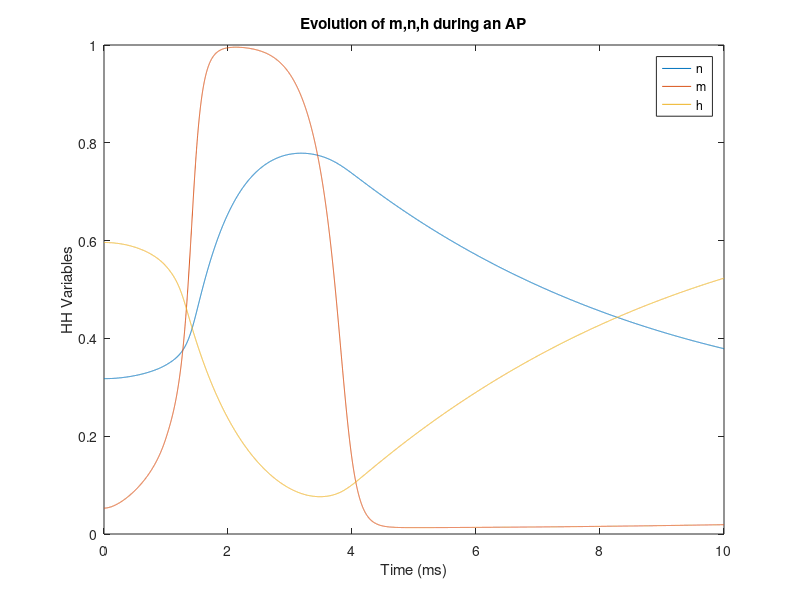
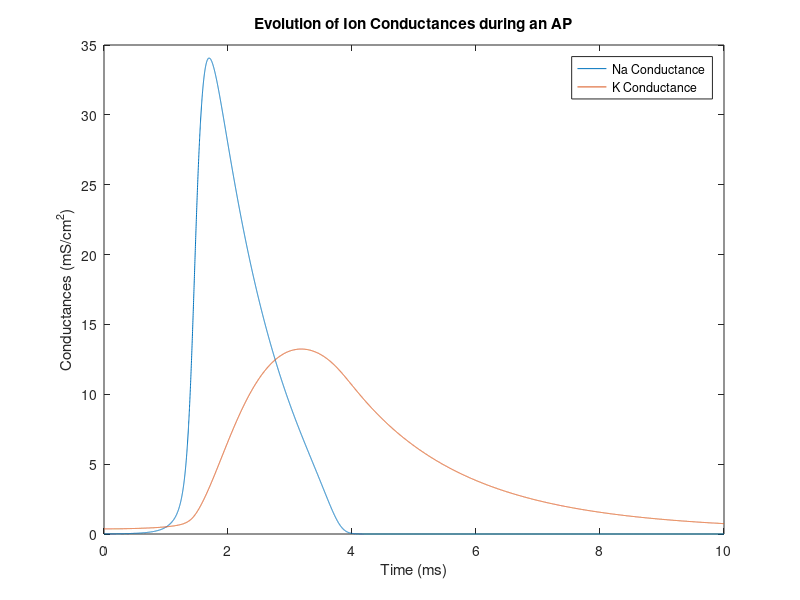
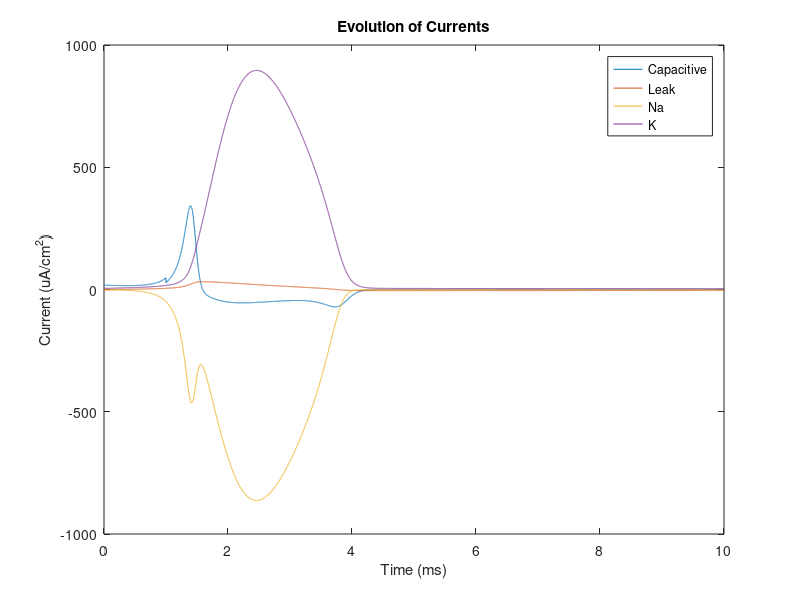
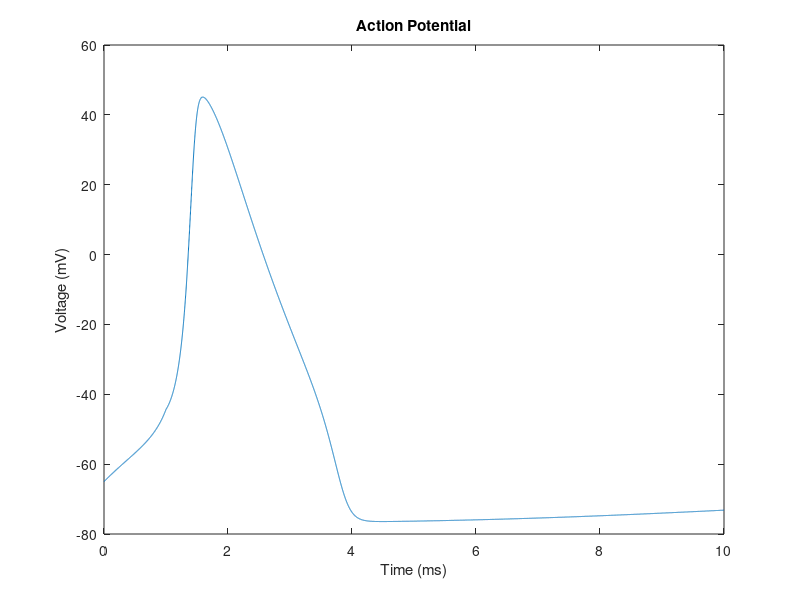

The MATLAB source for these figures, in order: (Note: this script raises an error after producing the figures.)
%BNChomework1
%% Problem1

%Define Constants
gK = 36;
gNa = 120;
LrV = -61;
KrV = -77;
NarV = 55;
gL = 0.3;
C = 1;

%Set Initial V
V = -65;

%For a given V calculate alphas and betas
alphaN = (0.01*(-65-V+10))/((exp((-65-V+10)/10))-1);
betaN = 0.125*exp((-65-V)/80);
alphaM = 0.1*(-65-V+25)/((exp((-65-V+25)/10))-1);
betaM = 4*exp((-65-V)/18);
alphaH = 0.07*exp((-65-V)/20);
betaH = 1/((exp(((-65-V)+30)/10))+1);

%Set other Initial Conditions
n = alphaN/(alphaN+betaN);
m = alphaM/(alphaM+betaM);
h = alphaH/(alphaH+betaH);

%Set iterations
nvec = zeros(10000,1);
mvec = zeros(10000,1);
hvec = zeros(10000,1);
Vvec = zeros(10000,1);
Ivec = zeros(10000,1);
aNvec = zeros(10000,1);
bNvec = zeros(10000,1);
aMvec = zeros(10000,1);
bMvec = zeros(10000,1);
aHvec = zeros(10000,1);
bHvec = zeros(10000,1);

I_cap = zeros(10000,1);
I_K = zeros(10000,1);
I_Na = zeros(10000,1);
I_leak = zeros(10000,1);

nvec(1) = n;
mvec(1) = m;
hvec(1) = h;
Vvec(1) = V;
Ivec(1:1000) = 20; %Set injective current on for 1ms
aNvec(1) = alphaN;
bNvec(1) = betaN;
aMvec(1) = alphaM;
bMvec(1) = betaM;
aHvec(1) = alphaH;
bHvec(1) = betaH;

for i = 2:10000
    Vvec(i) = Vvec(i-1) + 0.001*((Ivec(i-1) - (gK*(nvec(i-1)^4)*((Vvec(i-1))-KrV)) - (gNa*(mvec(i-1)^3)*hvec(i-1)*((Vvec(i-1))-NarV)) - (gL*((Vvec(i-1))-LrV)))/C);
    I_cap(i-1) = (Vvec(i)-Vvec(i-1))*C/0.001;
    I_K(i-1) = (gK*(nvec(i-1)^4)*((Vvec(i-1))-KrV));
    I_Na(i-1) = (gNa*(mvec(i-1)^3)*hvec(i-1)*((Vvec(i-1))-NarV));
    I_leak(i-1) = (gL*((Vvec(i-1))-LrV))/C;
    
    %Now I need to update my rate constants. 
    aNvec(i) = (0.01*((-65-Vvec(i))+10))/((exp(((-65-Vvec(i))+10)/10))-1);
    bNvec(i) = 0.125*exp((-65-Vvec(i))/80);
    aMvec(i) = 0.1*((-65-Vvec(i)+25)/((exp((-65-Vvec(i)+25)/10))-1));
    bMvec(i) = 4*exp((-65-Vvec(i))/18);
    aHvec(i) = 0.07*exp((-65-Vvec(i))/20);
    bHvec(i) = 1/((exp(((-65-Vvec(i))+30)/10))+1);
    
    %Calculate new activation values
    nvec(i) = nvec(i-1) + 0.001*((aNvec(i)*(1-nvec(i-1)))-(bNvec(i)*nvec(i-1)));
    mvec(i) = mvec(i-1) + 0.001*((aMvec(i)*(1-mvec(i-1)))-(bMvec(i)*mvec(i-1)));
    hvec(i) = hvec(i-1) + 0.001*((aHvec(i)*(1-hvec(i-1)))-(bHvec(i)*hvec(i-1)));
        
end

%Part(i)
t = linspace(0,10,10000);
figure;
plot(t,nvec,t,mvec,t,hvec)
legend({'n','m','h'})
title('Evolution of m,n,h during an AP')
xlabel('Time (ms)')
ylabel('HH Variables')

%part(ii)
Cond_K = gK*nvec.^4;
Cond_Na = gNa*hvec.*mvec.^3;
figure;
plot(t, Cond_Na, t, Cond_K)
legend({'Na Conductance','K Conductance'})
xlabel('Time (ms)')
ylabel('Conductances (mS/cm^2)')
title('Evolution of Ion Conductances during an AP')

%part(iii)
figure;
plot(t, I_cap, t, I_leak, t, I_Na, t, I_K)
title('Evolution of Currents')
legend({'Capacitive', 'Leak', 'Na', 'K'})
xlabel('Time (ms)')
ylabel('Current (uA/cm^2)')

%part(iv)
figure;
plot(t, Vvec)
title('Action Potential')
xlabel('Time (ms)')
ylabel('Voltage (mV)')



%% Q1 Part (v)

%Aim here is to fit aNvec with a quadratic equation, and replace it in the
%above code to check model

%Note, fitting over [-100,0] was key. This didn't work over [-100,100] and
%when Vset was -65-Vset
Vset = linspace(-100, 0, 100);
aNset = (0.01*(Vset+10))./((exp((Vset+10)/10))-1);
coeff = polyfit(Vset, aNset, 2);
aNquad = coeff(1)*Vset.^2 + coeff(2)*Vset + coeff(3);

%Compare Fit
figure;
plot(Vset, aNset, Vset, aNquad)
legend({'Exp Fit', 'Quad Fit'})
title('Comparison of Exponential vs Quadratic Fit')
xlabel('V (mV)')
ylabel('aN Values')

%Redo HH model with new equation
%Define Constants
gK = 36;
gNa = 120;
LrV = -61;
KrV = -77;
NarV = 55;
gL = 0.3;
C = 1;

%Set Initial V
V = -65;

%For a given V calculate alphas and betas
alphaN = coeff(1)*(-65-V)^2 + coeff(2)*(-65-V) + coeff(3);
%Silencing old exponential intiation
%alphaN = (0.01*(-65-V+10))/((exp((-65-V+10)/10))-1);
betaN = 0.125*exp((-65-V)/80);
alphaM = 0.1*(-65-V+25)/((exp((-65-V+25)/10))-1);
betaM = 4*exp((-65-V)/18);
alphaH = 0.07*exp((-65-V)/20);
betaH = 1/((exp(((-65-V)+30)/10))+1);

%Set other Initial Conditions
n = alphaN/(alphaN+betaN);
m = alphaM/(alphaM+betaM);
h = alphaH/(alphaH+betaH);

%Set iterations
nvec = zeros(10000,1);
mvec = zeros(10000,1);
hvec = zeros(10000,1);
Vvec = zeros(10000,1);
Ivec = zeros(10000,1);
aNvec = zeros(10000,1);
bNvec = zeros(10000,1);
aMvec = zeros(10000,1);
bMvec = zeros(10000,1);
aHvec = zeros(10000,1);
bHvec = zeros(10000,1);

I_cap = zeros(10000,1);
I_K = zeros(10000,1);
I_Na = zeros(10000,1);
I_leak = zeros(10000,1);

nvec(1) = n;
mvec(1) = m;
hvec(1) = h;
Vvec(1) = V;
Ivec(1:1000) = 20; %Set injective current on for 1ms
aNvec(1) = alphaN;
bNvec(1) = betaN;
aMvec(1) = alphaM;
bMvec(1) = betaM;
aHvec(1) = alphaH;
bHvec(1) = betaH;

for i = 2:10000
    Vvec(i) = Vvec(i-1) + 0.001*((Ivec(i-1) - (gK*(nvec(i-1)^4)*((Vvec(i-1))-KrV)) - (gNa*(mvec(i-1)^3)*hvec(i-1)*((Vvec(i-1))-NarV)) - (gL*((Vvec(i-1))-LrV)))/C);
    I_cap(i-1) = (Vvec(i)-Vvec(i-1))*C/0.001;
    I_K(i-1) = (gK*(nvec(i-1)^4)*((Vvec(i-1))-KrV));
    I_Na(i-1) = (gNa*(mvec(i-1)^3)*hvec(i-1)*((Vvec(i-1))-NarV));
    I_leak(i-1) = (gL*((Vvec(i-1))-LrV))/C;
    
    %Now I need to update my rate constants. 
    aNvec(i) = coeff(1)*(-65-Vvec(i))^2 + coeff(2)*(-65-Vvec(i)) + coeff(3);
    %Silencing old exponential fit
    %aNvec(i) = (0.01*((-65-Vvec(i))+10))/((exp(((-65-Vvec(i))+10)/10))-1);
    bNvec(i) = 0.125*exp((-65-Vvec(i))/80);
    aMvec(i) = 0.1*((-65-Vvec(i)+25)/((exp((-65-Vvec(i)+25)/10))-1));
    bMvec(i) = 4*exp((-65-Vvec(i))/18);
    aHvec(i) = 0.07*exp((-65-Vvec(i))/20);
    bHvec(i) = 1/((exp(((-65-Vvec(i))+30)/10))+1);
    
    %Calculate new activation values
    nvec(i) = nvec(i-1) + 0.001*((aNvec(i)*(1-nvec(i-1)))-(bNvec(i)*nvec(i-1)));
    mvec(i) = mvec(i-1) + 0.001*((aMvec(i)*(1-mvec(i-1)))-(bMvec(i)*mvec(i-1)));
    hvec(i) = hvec(i-1) + 0.001*((aHvec(i)*(1-hvec(i-1)))-(bHvec(i)*hvec(i-1)));
        
end

%Part(i)
t = linspace(0,10,10000);
figure;
plot(t,nvec,t,mvec,t,hvec)
legend({'n','m','h'})
title('Evolution of m,n,h during an AP')
xlabel('Time (ms)')
ylabel('HH Variables')

%part(ii)
Cond_K = gK*nvec.^4;
Cond_Na = gNa*hvec.*mvec.^3;
figure;
plot(t, Cond_Na, t, Cond_K)
legend({'Na Conductance','K Conductance'})
xlabel('Time (ms)')
ylabel('Conductances (mS/cm^2)')
title('Evolution of Ion Conductances during an AP')

%part(iii)
figure;
plot(t, I_cap, t, I_leak, t, I_Na, t, I_K)
title('Evolution of Currents')
legend({'Capacitive', 'Leak', 'Na', 'K'})
xlabel('Time (ms)')
ylabel('Current (uA/cm^2)')

%part(iv)
figure;
plot(t, Vvec)
title('Action Potential')
xlabel('Time (ms)')
ylabel('Voltage (mV)')

%% Problem1b

%Aim here is to implement the reduced HH model, which will involve fewer
%DEs

%Define Constants
gK = 36;
gNa = 120;
LrV = -61;
KrV = -77;
NarV = 55;
gL = 0.3;
C = 1;

%Set Initial V
V = -65;

%%For a given V calculate alphas and betas
alphaN = (0.01*(-65-V+10))/((exp((-65-V+10)/10))-1);
betaN = 0.125*exp((-65-V)/80);
alphaM = 0.1*(-65-V+25)/((exp((-65-V+25)/10))-1);
betaM = 4*exp((-65-V)/18);

%Set other Initial Conditions
n = alphaN/(alphaN+betaN);
m = alphaM/(alphaM+betaM);

%Set iterations
nvec = zeros(10000,1);
mvec = zeros(10000,1);
Vvec = zeros(10000,1);
Ivec = zeros(10000,1);
aNvec = zeros(10000,1);
bNvec = zeros(10000,1);
aMvec = zeros(10000,1);
bMvec = zeros(10000,1);

I_cap = zeros(10000,1);
I_K = zeros(10000,1);
I_Na = zeros(10000,1);
I_leak = zeros(10000,1);

nvec(1) = n;
mvec(1) = m;
Vvec(1) = V;
Ivec(1:1000) = 20; %Set injective current on for 1ms
aNvec(1) = alphaN;
bNvec(1) = betaN;
aMvec(1) = alphaM;
bMvec(1) = betaM;

for i = 2:10000
    Vvec(i) = Vvec(i-1) + 0.001*((Ivec(i-1) - (gK*(nvec(i-1)^4)*((Vvec(i-1))-KrV)) - (gNa*(mvec(i-1)^3)*(0.89-(1.1*nvec(i-1)))*((Vvec(i-1))-NarV)) - (gL*((Vvec(i-1))-LrV)))/C);
    I_cap(i-1) = (Vvec(i)-Vvec(i-1))*C/0.001;
    I_K(i-1) = (gK*(nvec(i-1)^4)*((Vvec(i-1))-KrV));
    I_Na(i-1) = (gNa*(mvec(i-1)^3)*(0.89-(1.1*nvec(i-1)))*((Vvec(i-1))-NarV));
    I_leak(i-1) = (gL*((Vvec(i-1))-LrV))/C;
    
    %Now I need to update my rate constants. 
    aNvec(i) = (0.01*((-65-Vvec(i))+10))/((exp(((-65-Vvec(i))+10)/10))-1);
    bNvec(i) = 0.125*exp((-65-Vvec(i))/80);
    aMvec(i) = 0.1*((-65-Vvec(i)+25)/((exp((-65-Vvec(i)+25)/10))-1));
    bMvec(i) = 4*exp((-65-Vvec(i))/18);
    
    %Calculate new activation values
    nvec(i) = nvec(i-1) + 0.001*((aNvec(i)*(1-nvec(i-1)))-(bNvec(i)*nvec(i-1)));
    mvec(i) = aMvec(i)/(aMvec(i)+bMvec(i));    
end

t = linspace(0,10,10000);
figure;
plot(t,nvec,t,mvec)
legend({'n','m'})
title('Evolution of m,n during an AP')
xlabel('Time (ms)')
ylabel('HH Variables')

Cond_K = gK*nvec.^4;
Cond_Na = gNa*(0.89-(1.1*nvec(i-1))).*mvec.^3;
figure;
plot(t, Cond_Na, t, Cond_K)
legend({'Na Conductance','K Conductance'})
xlabel('Time (ms)')
ylabel('Conductances (mS/cm^2)')
title('Evolution of Ion Conductances during an AP')

figure;
plot(t, I_cap, t, I_leak, t, I_Na, t, I_K)
title('Evolution of Currents')
legend({'Capacitive', 'Leak', 'Na', 'K'})
xlabel('Time (ms)')
ylabel('Current (uA/cm^2)')

figure;
plot(t, Vvec)
title('Action Potential')
xlabel('Time (ms)')
ylabel('Voltage (mV)')


%% Problem2
%Define Constants
R = 10; %MOhm
C = 1; %nF
V_thr = 5; %mV
V_spk = 70; %mV
dt = 1; %ms

Vvec = zeros(100,1);
Ivec = zeros(100,1);
Ivec(11:60) = 1;
Vvec(1) = 0;

%need this for loop to increase Vvec according to DE when Vvec < 5, and
%spike when reached. Then set Vvec(i+1) = 0 and have the loop
%continue
for i = 2:100
    if Vvec(i-1) == 70
        Vvec(i) = 0;
    elseif Vvec(i-1)>= 5
        Vvec(i) = 70;
    else
    Vvec(i) = Vvec(i-1) + ((Ivec(i-1) - (Vvec(i-1)/R))/C);
    end
end

figure;
plot(Vvec)
xlabel('Time (ms)')
ylabel('Voltage (mV)')
title('IAF Neuron')

%Setting injection current to be a sine function from 10 to 60ms

tsinevec1 = linspace(0, 1, 1000);
Isinevec1 = sin(2*pi*tsinevec1); %1Hz frequency
Isinevec2 = sin(4*pi*tsinevec1); %2Hz frequency
Isinevec3 = sin(10*pi*tsinevec1); %5Hz frequency
Isinevec4 = sin(20*pi*tsinevec1); %10Hz frequency
Isinevec5 = sin(40*pi*tsinevec1); %20Hz frequency
Isinevec6 = sin(100*pi*tsinevec1); %50Hz frequency
Isinevec7 = sin(200*pi*tsinevec1); %100Hz frequency

Vvecsine1 = zeros(1000,0);
Vvecsine2 = zeros(1000,0);
Vvecsine3 = zeros(1000,0);
Vvecsine4 = zeros(1000,0);
Vvecsine5 = zeros(1000,0);
Vvecsine6 = zeros(1000,0);
Vvecsine7 = zeros(1000,0);

Vvecsine1(1) = 0;
Vvecsine2(1) = 0;
Vvecsine3(1) = 0;
Vvecsine4(1) = 0;
Vvecsine5(1) = 0;
Vvecsine6(1) = 0;
Vvecsine7(1) = 0;

%Create 7 counters to keep track of number of spikes
spikecount = zeros(7,1);

%Repeat above I&F loop for various frequencies
for j = 2:1000
    if Vvecsine1(j-1) == 70
        Vvecsine1(j) = 0;
        spikecount(1) = spikecount(1) + 1;
    elseif Vvecsine1(j-1)>= 5
        Vvecsine1(j) = 70;
    else
    Vvecsine1(j) = Vvecsine1(j-1) + ((Isinevec1(j-1) - (Vvecsine1(j-1)/R))/C);
    end
end

for j = 2:1000
    if Vvecsine2(j-1) == 70
        Vvecsine2(j) = 0;
        spikecount(2) = spikecount(2) + 1;
    elseif Vvecsine2(j-1)>= 5
        Vvecsine2(j) = 70;
    else
    Vvecsine2(j) = Vvecsine2(j-1) + ((Isinevec2(j-1) - (Vvecsine2(j-1)/R))/C);
    end
end

for j = 2:1000
    if Vvecsine3(j-1) == 70
        Vvecsine3(j) = 0;
        spikecount(3) = spikecount(3) + 1;
    elseif Vvecsine3(j-1)>= 5
        Vvecsine3(j) = 70;
        
    else
    Vvecsine3(j) = Vvecsine3(j-1) + ((Isinevec3(j-1) - (Vvecsine3(j-1)/R))/C);
    end
end

for j = 2:1000
    if Vvecsine4(j-1) == 70
        Vvecsine4(j) = 0;
        spikecount(4) = spikecount(4) + 1;
    elseif Vvecsine4(j-1)>= 5
        Vvecsine4(j) = 70;
        
    else
    Vvecsine4(j) = Vvecsine4(j-1) + ((Isinevec4(j-1) - (Vvecsine4(j-1)/R))/C);
    end
end

for j = 2:1000
    if Vvecsine5(j-1) == 70
        Vvecsine5(j) = 0;
        spikecount(5) = spikecount(5) + 1;
    elseif Vvecsine5(j-1)>= 5
        Vvecsine5(j) = 70;
        
    else
    Vvecsine5(j) = Vvecsine5(j-1) + ((Isinevec5(j-1) - (Vvecsine5(j-1)/R))/C);
    end
end

for j = 2:1000
    if Vvecsine6(j-1) == 70
        Vvecsine6(j) = 0;
        spikecount(6) = spikecount(6) + 1;
    elseif Vvecsine6(j-1)>= 5
        Vvecsine6(j) = 70;
        
    else
    Vvecsine6(j) = Vvecsine6(j-1) + ((Isinevec6(j-1) - (Vvecsine6(j-1)/R))/C);
    end
end

for j = 2:1000
    if Vvecsine7(j-1) == 70
        Vvecsine7(j) = 0;
        spikecount(7) = spikecount(7) + 1;
    elseif Vvecsine7(j-1)>= 5
        Vvecsine7(j) = 70;
        
    else
    Vvecsine7(j) = Vvecsine7(j-1) + ((Isinevec7(j-1) - (Vvecsine7(j-1)/R))/C);
    end
end

figure;
x_spike = [1,2,5,10,20,50,100];
plot(x_spike, spikecount);

figure;
plot(tsinevec1, Vvecsine1)
xlabel('Time (ms)')
title('1 Hz IAF Response')
yyaxis left
ylabel('Voltage (mV)')
hold on
yyaxis right
ylabel('Current (nA)')
plot(tsinevec1, Isinevec1)
hold off

figure;
plot(tsinevec1, Vvecsine2)
xlabel('Time (ms)')
title('2 Hz IAF Response')
yyaxis left
ylabel('Voltage (mV)')
hold on
yyaxis right
ylabel('Current (nA)')
plot(tsinevec1, Isinevec2)
hold off

figure;
plot(tsinevec1, Vvecsine3)
xlabel('Time (ms)')
title('5 Hz IAF Response')
yyaxis left
ylabel('Voltage (mV)')
hold on
yyaxis right
ylabel('Current (nA)')
plot(tsinevec1, Isinevec3)
hold off

figure;
plot(tsinevec1, Vvecsine4)
xlabel('Time (ms)')
title('10 Hz IAF Response')
yyaxis left
ylabel('Voltage (mV)')
hold on
yyaxis right
ylabel('Current (nA)')
plot(tsinevec1, Isinevec4)
hold off

figure;
plot(tsinevec1, Vvecsine5)
xlabel('Time (ms)')
title('20 Hz IAF Response')
yyaxis left
ylabel('Voltage (mV)')
hold on
yyaxis right
ylabel('Current (nA)')
plot(tsinevec1, Isinevec5)
hold off

figure;
plot(tsinevec1, Vvecsine6)
xlabel('Time (ms)')
title('50 Hz IAF Response')
yyaxis left
ylabel('Voltage (mV)')
hold on
yyaxis right
ylabel('Current (nA)')
plot(tsinevec1, Isinevec6)
hold off

figure;
plot(tsinevec1, Vvecsine7)
xlabel('Time (ms)')
title('100 Hz IAF Response')
yyaxis left
ylabel('Voltage (mV)')
hold on
yyaxis right
ylabel('Current (nA)')
plot(tsinevec1, Isinevec7)
hold off

%% Problem2b

%Initializing constants and vectors
vvec_2b = zeros(1000,1);
ivec_2b = zeros(1000,1);
uvec_2b = zeros(1000,1);
a = 0.02;
b = 0.2;
c = -65;
d = 8;
vvec_2b(1) = -65;
uvec_2b(1) = b*vvec_2b(1);

%Set I impulse
ivec_2b(11:60) = 10; %From the paper

%Running Model, with dt=1 so not in equation
for i = 2:1000
    if vvec_2b(i-1) >= 30
        vvec_2b(i) = c;
        uvec_2b(i) = uvec_2b(i-1) + d;
    else
    vvec_2b(i) = vvec_2b(i-1) + 0.04*(vvec_2b(i-1)^2) + 5*vvec_2b(i-1) + 140 - uvec_2b(i-1) + ivec_2b(i-1);
    uvec_2b(i) = uvec_2b(i-1) + a*(b*vvec_2b(i-1) - uvec_2b(i-1));
        if vvec_2b(i) > 30
        vvec_2b(i) = 30;
        end
    end
end

tvec_2b = 1:100;
figure;
plot(tvec_2b, vvec_2b(1:100), tvec_2b, uvec_2b(1:100))
xlabel('Time (ms)')
title('Voltage vs Time with New Neuron Model')
ylabel('Voltage (mV)')
legend('V(t)','U(t)')

%Repeat Above with sine input of various frequencies
%Setting injection current to be a sine function through the entire 1s

tsinevec1 = linspace(0, 1, 1000);
Isinevec1 = 10*sin(2*pi*tsinevec1); %1Hz frequency
Isinevec2 = 10*sin(4*pi*tsinevec1); %2Hz frequency
Isinevec3 = 10*sin(10*pi*tsinevec1); %5Hz frequency
Isinevec4 = 10*sin(20*pi*tsinevec1); %10Hz frequency
Isinevec5 = 10*sin(40*pi*tsinevec1); %20Hz frequency
Isinevec6 = 10*sin(100*pi*tsinevec1); %50Hz frequency
Isinevec7 = 10*sin(200*pi*tsinevec1); %100Hz frequency

Vvecsine1 = zeros(1000,0);
Vvecsine2 = zeros(1000,0);
Vvecsine3 = zeros(1000,0);
Vvecsine4 = zeros(1000,0);
Vvecsine5 = zeros(1000,0);
Vvecsine6 = zeros(1000,0);
Vvecsine7 = zeros(1000,0);

Vvecsine1(1) = -65;
Vvecsine2(1) = -65;
Vvecsine3(1) = -65;
Vvecsine4(1) = -65;
Vvecsine5(1) = -65;
Vvecsine6(1) = -65;
Vvecsine7(1) = -65;

Uvecsine1 = zeros(1000,0);
Uvecsine2 = zeros(1000,0);
Uvecsine3 = zeros(1000,0);
Uvecsine4 = zeros(1000,0);
Uvecsine5 = zeros(1000,0);
Uvecsine6 = zeros(1000,0);
Uvecsine7 = zeros(1000,0);

Uvecsine1(1) = -65*b;
Uvecsine2(1) = -65*b;
Uvecsine3(1) = -65*b;
Uvecsine4(1) = -65*b;
Uvecsine5(1) = -65*b;
Uvecsine6(1) = -65*b;
Uvecsine7(1) = -65*b;

%Create 7 counters to keep track of number of spikes
spikecount = zeros(7,1);

for i = 2:1000
    if Vvecsine1(i-1) >= 30
        Vvecsine1(i) = c;
        Uvecsine1(i) = Uvecsine1(i-1) + d;
        spikecount(1) = spikecount(1) + 1;
    else
    Vvecsine1(i) = Vvecsine1(i-1) + 0.04*(Vvecsine1(i-1)^2) + 5*Vvecsine1(i-1) + 140 - Uvecsine1(i-1) + Isinevec1(i-1);
    Uvecsine1(i) = Uvecsine1(i-1) + a*(b*Vvecsine1(i-1) - Uvecsine1(i-1));
        if Vvecsine1(i) > 30
        Vvecsine1(i) = 30;
        end
    end
end

for i = 2:1000
    if Vvecsine2(i-1) >= 30
        Vvecsine2(i) = c;
        Uvecsine2(i) = Uvecsine2(i-1) + d;
        spikecount(2) = spikecount(2) + 1;
    else
    Vvecsine2(i) = Vvecsine2(i-1) + 0.04*(Vvecsine2(i-1)^2) + 5*Vvecsine2(i-1) + 140 - Uvecsine2(i-1) + Isinevec2(i-1);
    Uvecsine2(i) = Uvecsine2(i-1) + a*(b*Vvecsine2(i-1) - Uvecsine2(i-1));
        if Vvecsine2(i) > 30
        Vvecsine2(i) = 30;
        end
    end
end

for i = 2:1000
    if Vvecsine3(i-1) >= 30
        Vvecsine3(i) = c;
        Uvecsine3(i) = Uvecsine3(i-1) + d;
        spikecount(3) = spikecount(3) + 1;
    else
    Vvecsine3(i) = Vvecsine3(i-1) + 0.04*(Vvecsine3(i-1)^2) + 5*Vvecsine3(i-1) + 140 - Uvecsine3(i-1) + Isinevec3(i-1);
    Uvecsine3(i) = Uvecsine3(i-1) + a*(b*Vvecsine3(i-1) - Uvecsine3(i-1));
        if Vvecsine3(i) > 30
        Vvecsine3(i) = 30;
        end
    end
end

for i = 2:1000
    if Vvecsine4(i-1) >= 30
        Vvecsine4(i) = c;
        Uvecsine4(i) = Uvecsine4(i-1) + d;
        spikecount(4) = spikecount(4) + 1;
    else
    Vvecsine4(i) = Vvecsine4(i-1) + 0.04*(Vvecsine4(i-1)^2) + 5*Vvecsine4(i-1) + 140 - Uvecsine4(i-1) + Isinevec4(i-1);
    Uvecsine4(i) = Uvecsine4(i-1) + a*(b*Vvecsine4(i-1) - Uvecsine4(i-1));
        if Vvecsine4(i) > 30
        Vvecsine4(i) = 30;
        end
    end
end

for i = 2:1000
    if Vvecsine5(i-1) >= 30
        Vvecsine5(i) = c;
        Uvecsine5(i) = Uvecsine5(i-1) + d;
        spikecount(5) = spikecount(5) + 1;
    else
    Vvecsine5(i) = Vvecsine5(i-1) + 0.04*(Vvecsine5(i-1)^2) + 5*Vvecsine5(i-1) + 140 - Uvecsine5(i-1) + Isinevec5(i-1);
    Uvecsine5(i) = Uvecsine5(i-1) + a*(b*Vvecsine5(i-1) - Uvecsine5(i-1));
        if Vvecsine5(i) > 30
        Vvecsine5(i) = 30;
        end
    end
end

for i = 2:1000
    if Vvecsine6(i-1) >= 30
        Vvecsine6(i) = c;
        Uvecsine6(i) = Uvecsine6(i-1) + d;
        spikecount(6) = spikecount(6) + 1;
    else
    Vvecsine6(i) = Vvecsine6(i-1) + 0.04*(Vvecsine6(i-1)^2) + 5*Vvecsine6(i-1) + 140 - Uvecsine6(i-1) + Isinevec6(i-1);
    Uvecsine6(i) = Uvecsine6(i-1) + a*(b*Vvecsine6(i-1) - Uvecsine6(i-1));
        if Vvecsine6(i) > 30
        Vvecsine6(i) = 30;
        end
    end
end

for i = 2:1000
    if Vvecsine7(i-1) >= 30
        Vvecsine7(i) = c;
        Uvecsine7(i) = Uvecsine7(i-1) + d;
        spikecount(7) = spikecount(7) + 1;
    else
    Vvecsine7(i) = Vvecsine7(i-1) + 0.04*(Vvecsine7(i-1)^2) + 5*Vvecsine7(i-1) + 140 - Uvecsine7(i-1) + Isinevec7(i-1);
    Uvecsine7(i) = Uvecsine7(i-1) + a*(b*Vvecsine7(i-1) - Uvecsine7(i-1));
        if Vvecsine7(i) > 30
        Vvecsine7(i) = 30;
        end
    end
end

frq = [1, 2, 5, 10, 20, 50, 100];
figure;
plot(frq, spikecount)

figure;
plot(tsinevec1, Vvecsine1, tsinevec1, Uvecsine1)
xlabel('Time (ms)')
title('1 Hz Response')
yyaxis left
ylabel('Voltage (mV)')
hold on
yyaxis right
ylabel('Current (nA)')
plot(tsinevec1, Isinevec1, '--')
legend('V','U','I')
hold off

figure;
plot(tsinevec1, Vvecsine2, tsinevec1, Uvecsine2)
xlabel('Time (ms)')
title('2 Hz Response')
yyaxis left
ylabel('Voltage (mV)')
hold on
yyaxis right
ylabel('Current (nA)')
plot(tsinevec1, Isinevec2, '--')
legend('V','U','I')
hold off

figure;
plot(tsinevec1, Vvecsine3, tsinevec1, Uvecsine3)
xlabel('Time (ms)')
title('5 Hz Response')
yyaxis left
ylabel('Voltage (mV)')
hold on
yyaxis right
ylabel('Current (nA)')
plot(tsinevec1, Isinevec3, '--')
legend('V','U','I')
hold off

figure;
plot(tsinevec1, Vvecsine4, tsinevec1, Uvecsine4)
xlabel('Time (ms)')
title('10 Hz Response')
yyaxis left
ylabel('Voltage (mV)')
hold on
yyaxis right
ylabel('Current (nA)')
plot(tsinevec1, Isinevec4, '--')
legend('V','U','I')
hold off

figure;
plot(tsinevec1, Vvecsine5, tsinevec1, Uvecsine5)
xlabel('Time (ms)')
title('20 Hz Response')
yyaxis left
ylabel('Voltage (mV)')
hold on
yyaxis right
ylabel('Current (nA)')
plot(tsinevec1, Isinevec5, '--')
legend('V','U','I')
hold off

figure;
plot(tsinevec1, Vvecsine6, tsinevec1, Uvecsine6)
xlabel('Time (ms)')
title('50 Hz Response')
yyaxis left
ylabel('Voltage (mV)')
hold on
yyaxis right
ylabel('Current (nA)')
plot(tsinevec1, Isinevec6, '--')
legend('V','U','I')
hold off

figure;
plot(tsinevec1, Vvecsine7, tsinevec1, Uvecsine7)
xlabel('Time (ms)')
title('100 Hz Response')
yyaxis left
ylabel('Voltage (mV)')
hold on
yyaxis right
ylabel('Current (nA)')
plot(tsinevec1, Isinevec7, '--')
legend('V','U','I')
hold off

%% Problem2c

%Setting Constants
C = 1;
R = 10;
V_rest = 0;
V_spk = 70;
tau_thresh = 50;
E_inh = -15;
E_syn= -15;
tau_syn = 15;
g_peak = 0.1;
T_max = 1500;
dT = 1;

%Initializing Vectors
V_n1 = zeros(1500,1);
V_n1(1) = E_inh;
V_n2 = zeros(1500,1);
V_n2(1) = E_inh;
U_n = zeros(1500,2);
theta_n1 = zeros(1500,1);
theta_n2 = zeros(1500,1);
z_n1 = zeros(1500,1);
z_n2 = zeros(1500,1);
g_n1 = zeros(1500,1);
g_n2 = zeros(1500,1);
deriv_v = zeros(1500,1);
deriv_t = zeros(1500,1);
deriv_z = zeros(1500,1);
deriv_g = zeros(1500,1);


I_inject1 = 1.1;
I_inject2 = 0.9;


for i = 2:1500
    
%Update Equations
if U_n(i,1) == 0
    V_n1(i) = V_n1(i-1) + (1/C)*((-V_n1(i-1)/R) - g_n1(i-1)*(V_n1(i-1)-E_syn) + I_inject1); %What is g?  
    theta_n1(i) = theta_n1(i-1) + ((-theta_n1(i-1) + V_n1(i-1))/tau_thresh);
    z_n1(i) = z_n1(i-1) + (-z_n1(i-1)/tau_syn) + ((g_peak*exp(1))/tau_syn)*U_n(i-1,2); 
    g_n1(i) = g_n1(i-1) + (-g_n1(i-1)/tau_syn) + z_n1(i-1);
end
  
if U_n(i,2) == 0
    V_n2(i) = V_n2(i-1) + (1/C)*((-V_n2(i-1)/R) - g_n2(i-1)*(V_n2(i-1)-E_syn) + I_inject2); %What is g? What is I_inject?
    theta_n2(i) = theta_n2(i-1) + ((-theta_n2(i-1) + V_n2(i-1))/tau_thresh);
    z_n2(i) = z_n2(i-1) + (-z_n2(i-1)/tau_syn) + ((g_peak*exp(1))/tau_syn)*U_n(i-1,1); %What is U
    g_n2(i) = g_n2(i-1) + (-g_n2(i-1)/tau_syn) + z_n2(i-1);
end

%Compare Thresholds
if V_n1(i) >= theta_n1(i)
    V_n1(i) = V_spk;
    U_n(i+1,:) = [1,0];
end
if V_n2(i) >= theta_n2(i)
    V_n2(i) = V_spk;
    U_n(i+1,:) = [0,1];
end

%Reset V's if Spike
if V_n1(i) == V_spk
    V_n1(i+1) = E_inh;  
end

if V_n2(i) == V_spk
    V_n2(i+1) = E_inh;
end

end   



%Old attempt

for i = 2:1500
 
if V_n1(i-1) == V_spk
    V_n1(i) = E_inh;
    U_n(i,:) = [1,0];
elseif V_n1(i-1) >=  theta_n1(i-1)
    V_n1(i) = V_spk;
else
    %Update Equations
    V_n1(i) = V_n1(i-1) + (1/C)*((-V_n1(i-1)/R) - g_n1(i-1)*(V_n1(i-1)-E_syn) + I_inject1); %What is g?  
    theta_n1(i) = theta_n1(i-1) + ((-theta_n1(i-1) + V_n1(i-1))/tau_thresh);
    z_n1(i) = z_n1(i-1) + (-z_n1(i-1)/tau_syn) + ((g_peak*exp(1))/tau_syn)*U_n(i-1,2); 
    g_n1(i) = g_n1(i-1) + (-g_n1(i-1)/tau_syn) + z_n1(i-1);
end

if V_n2(i-1) == V_spk
    V_n2(i) = E_inh;
    U_n(i,:) = [0,1];
elseif V_n2(i-1) >= theta_n2(i-1)
    V_n2(i) = V_spk;
else   
    %Update Equations   
    V_n2(i) = V_n2(i-1) + (1/C)*((-V_n2(i-1)/R) - g_n2(i-1)*(V_n2(i-1)-E_syn) + I_inject2); %What is g? What is I_inject?
    theta_n2(i) = theta_n2(i-1) + ((-theta_n2(i-1) + V_n2(i-1))/tau_thresh);
    z_n2(i) = z_n2(i-1) + (-z_n2(i-1)/tau_syn) + ((g_peak*exp(1))/tau_syn)*U_n(i-1,1); %What is U
    g_n2(i) = g_n2(i-1) + (-g_n2(i-1)/tau_syn) + z_n2(i-1);
end
end

%% Problem3

R_inp = dlmread('spikes.txt');
S_inp = dlmread('Stimulus.txt');
S_mat = zeros(180,20);

%Creates a mask from 0-20000ms with each 1 representing stimulus presence
%in that 100ms bin
mask_mat = zeros(200,1);
for i = 1:23
   val_low = S_inp(i,1);
   val_high = S_inp(i,2);
   R_L = floor(val_low/100);
   R_H = floor(val_high/100);
   mask_mat((R_L)+1) = 1;
   mask_mat((R_H)+1) = 1;
end

%Creates the stimulus matrix with 2s rows in 100ms bins (so 20 columns)
for j = 1:180
    S_mat(j,:) = mask_mat(j:j+19);
end

%Breaks up R_inp from 'spikes.txt' into 20s  time bins

timeset1 = R_inp<20; %Instead of find(R_inp<20) this creates 0s and 1s, with 1s where R_inp<20
ts1 = R_inp(timeset1); %Outputs vector with all of the above spike times
timeset2 = R_inp >= 20 & R_inp<40;
ts2 = R_inp(timeset2);
timeset3 = R_inp >= 40 & R_inp<60;
ts3 = R_inp(timeset3);
timeset4 = R_inp >= 60 & R_inp<80;
ts4 = R_inp(timeset4);
timeset5 = R_inp >= 80 & R_inp<100;
ts5 = R_inp(timeset5);

%Create actual response vectors with 1s and 0s based on 100ms bins

R_1 = zeros(200,1);
R_2 = zeros(200,1);
R_3 = zeros(200,1);
R_4 = zeros(200,1);
R_5 = zeros(200,1);

%Create the response vectors (200x1) where a 1 means a spike in that bin
for a = 1:length(ts1)
    temp_val1 = ts1(a);
    round_down = floor(temp_val1*10);
    R_1(round_down + 1) = 1;  
end

for b = 1:length(ts2)
    temp_val2 = ts2(b);
    round_down = floor((temp_val2-20)*10);
    R_2(round_down + 1) = 1;
end

for c = 1:length(ts3)
    temp_val = ts3(c);
    round_down = floor((temp_val-40)*10);
    R_3(round_down + 1) = 1;
end

for d = 1:length(ts4)
    temp_val = ts4(d);
    round_down = floor((temp_val-60)*10);
    R_4(round_down + 1) = 1;
end

for e = 1:length(ts5)
    temp_val = ts5(e);
    round_down = floor((temp_val-80)*10);
    R_5(round_down + 1) = 1;
end


    
    
   


    
    



